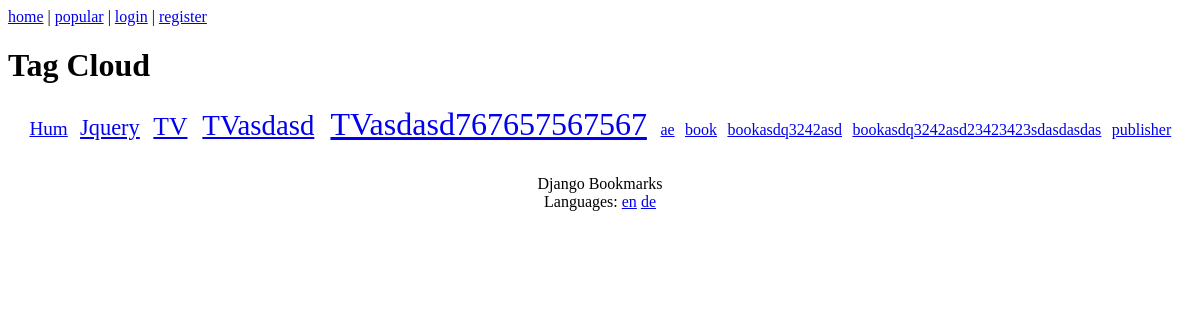
The app's page /tag/ with its own data.
### bookmarks/models.py (models this page shows, shortened)
class Tag(models.Model):
    name = models.CharField(max_length=64, unique=True)
    bookmarks = models.ManyToManyField(Bookmark)

### bookmarks/views.py (the view)
# urls.py: url(r'^tag/$', tag_cloud_page, name="tag_cloud_page"),
def tag_cloud_page(request):
    template_name="tag_cloud_page.html"
    MAX_WEIGHT = settings.MAX_WEIGHT
    tags = Tag.objects.order_by('name')
    min_count = max_count = tags[0].bookmarks.count()
    for tag in tags:
        tag.count = tag.bookmarks.count()
        if tag.count < min_count:
            min_count = tag.count
        if max_count < tag.count:
            max_count = tag.count
    range = float(max_count - min_count)
    if range == 0.0:
        range = 1.0
    for tag in tags:
        tag.weight = int(
            MAX_WEIGHT * (tag.count - min_count) / range
        )
    context =  {
        'tags': tags
    }
    return render(request, template_name, context)

### bookmarks/templates/bookmarks/tag_cloud_page.html (shortened to what this page needs)
{% extends "base.html" %}
{% block head %}Tag Cloud{% endblock %}
{% block content %}
<div id="tag-cloud">
{% for tag in tags %}
<a href="/tag/{{ tag.name|urlencode }}/"
class="tag-cloud-{{ forloop.counter }}">
{{ tag.name|escape }}</a>
{% endfor %}
</div>
{% endblock %}

### bookmarks/static/css/style.css (style rules this page uses)
#tag-cloud { text-align: center; }
#tag-cloud a { margin: 0 0.2em; }
.tag-cloud-1 { font-size: 120%; }
.tag-cloud-2 { font-size: 140%; }
.tag-cloud-3 { font-size: 160%; }
.tag-cloud-4 { font-size: 180%; }
.tag-cloud-5 { font-size: 200%; }

### records on screen
Tag: name "Hum"
Tag: name "Jquery"
Tag: name "TV"
Tag: name "TVasdasd"
Tag: name "TVasdasd767657567567"
Tag: name "ae"
Tag: name "book"
Tag: name "bookasdq3242asd"
Tag: name "bookasdq3242asd23423423sdasdasdas"
Tag: name "publisher"
